Frame 1 (no input): blank canvas, image omitted
Frame 60 (no input): blank canvas, image omitted
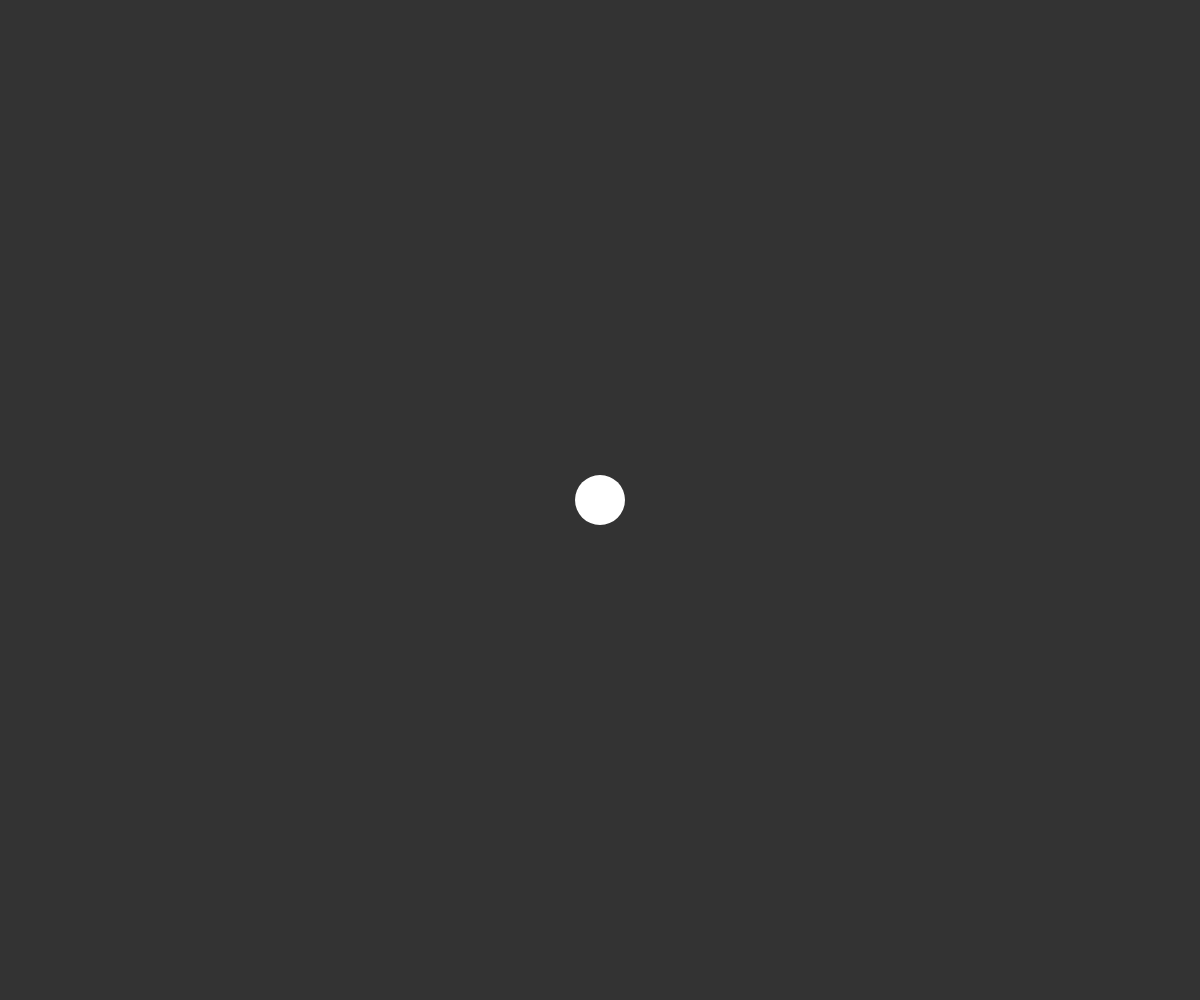
Frame 120 (the mouse pressed at the canvas centre since frame 60)

The p5.js sketch whose frames 1 and 60 were blank and that drew this single picture after the mouse press (run headless with seeded random() and noise() and a simulated clock; from frame 60 on, the mouse is pressed at the canvas centre):

// p5.js sketch
// ── sketch.js
var vertices = [];

/**
 * @description create window size canvas
 */
function setup() {
	let canvas = createCanvas(windowWidth, windowHeight);
	canvas.position(0, 0);
	canvas.style('z-index', -1);
}

/**
 * @description resize canvas when resize window
 */
function windowResized() {
	resizeCanvas(windowWidth, windowHeight);
}

/**
 * @description create vector each click and push into vertices
 */
function mousePressed() {
	let v = createVector(mouseX, mouseY);

	vertices.push(v);
}

function draw() {
	background(51);
	let reached = [];
	let unreached = [];
	//copy vertices to unreached
	for (let i = 0; i < vertices.length; i++) {
		unreached.push(vertices[i]);
	}
	//add the first element in unreached to reached and delete it in unreached
	reached.push(unreached[0]);
	unreached.splice(0, 1);
	//while unreached isn't empty
	while (unreached.length > 0) {
		//prepare shortest for comparison
		let shortest = Infinity,
			rindex,
			uindex;
		//for every element in reached
		reached.forEach((r, ri) => {
			//for every element in unreached
			unreached.forEach((u, ui) => {
                //find the distances between two vector 
				let d = dist(r.x, r.y, u.x, u.y);
                //compare
				if (d < shortest) {
					shortest = d;
					rindex = ri;
					uindex = ui;
				}
			});
		});
        //draw a line between the shortest connection
		stroke(255);
		strokeWeight(4);
		line(reached[rindex].x, reached[rindex].y, unreached[uindex].x, unreached[uindex].y);
        //update to reached
		reached.push(unreached[uindex]);
		unreached.splice(uindex, 1);
	}
    //draw the vectices
	vertices.forEach((it) => {
		noStroke();
		fill(255);
		ellipse(it.x, it.y, 50, 50);
	});
}
